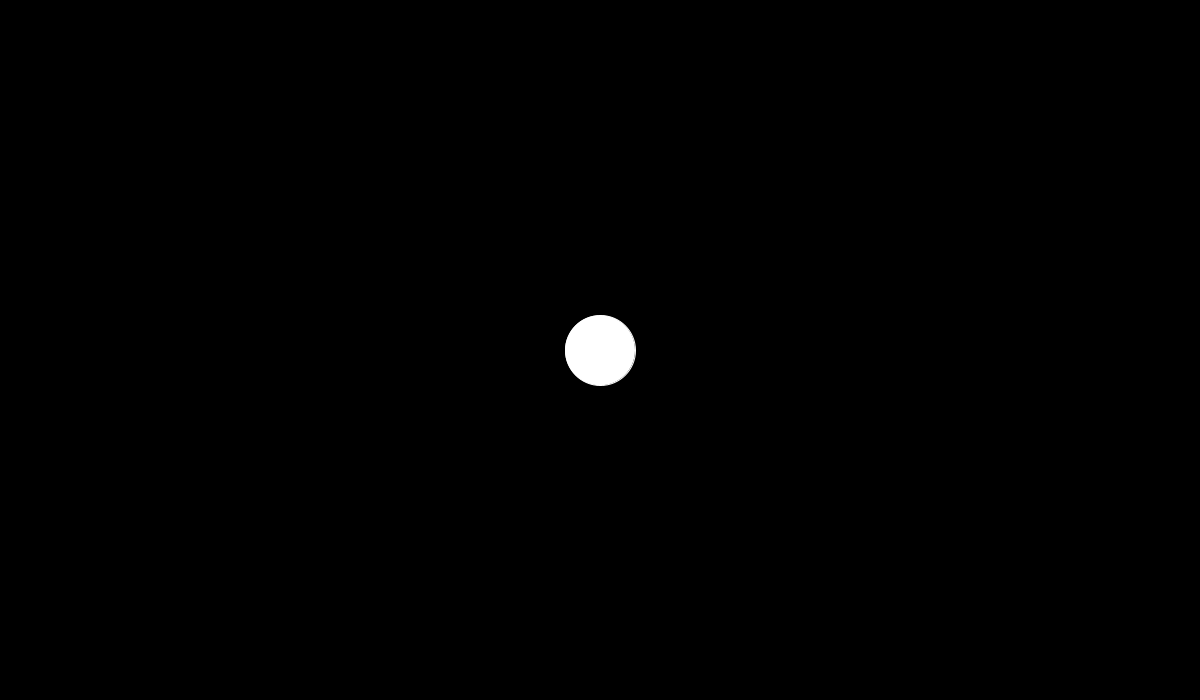
Frame 1 (no input)
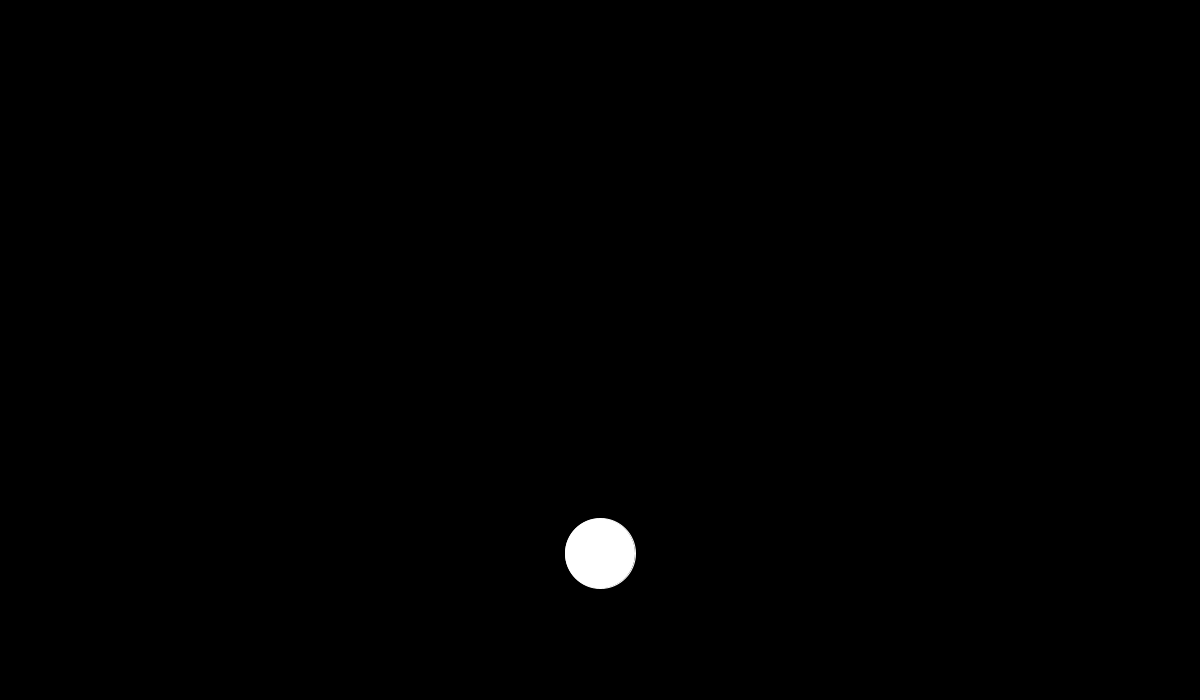
Frame 60 (the mouse pressed at the canvas centre just before this capture)
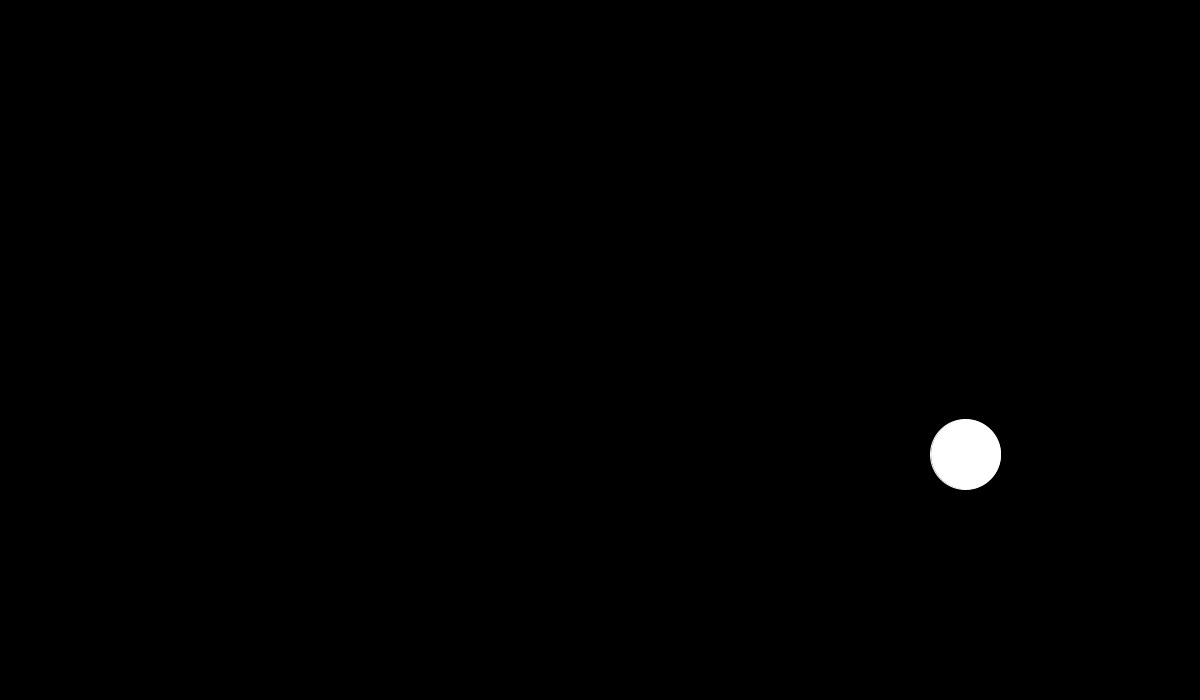
Frame 120 (the mouse held since frame 60 and released just before this capture)

The Processing sketch that drew these frames (run headless with seeded random() and noise(); from frame 60 on, the mouse is pressed at the canvas centre):

// Processing sketch: ForcesStarting
// ── ForcesStarting.pde


PVector location;
PVector velocity;
PVector acceleration;



void setup(){
  size(1200, 700);
  ellipseMode(CENTER);
  stroke(255);
  noFill();
  location = new PVector(width/2, height/2);
  velocity = new PVector(0, 0);
  acceleration = new PVector(0, 0);
}

void applyForce(PVector f){
  acceleration.add(f);
}

void draw(){
  PVector gravitation = new PVector(0, 0.3);
  PVector wind = new PVector(0.2, 0);
  background(0);
  fill(255);
  acceleration.mult(0);
  if(mousePressed) applyForce(wind);
  applyForce(gravitation);
  velocity.add(acceleration);
  location.add(velocity);
  if((location.x>width)||(location.x<0)) velocity.x *= -1;
  if((location.y>height)||(location.y<0)) velocity.y *= -1;
  ellipse(location.x, location.y, 70, 70);
  
}
